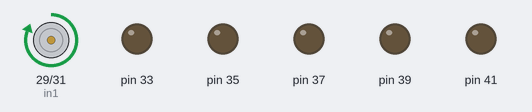
Bench run of a sketch on a simulated Arduino Mega 2560, built with avr-gcc and run on an emulated ATmega2560. Shown: motor-driver pin pairs drawn as motors (green arrow = first pin HIGH = forward, orange = second pin HIGH = backward, longer = more drive, scaled by the enable pin), output pins drawn as LEDs (lit = HIGH).

Above: at 6.41 s.
Timing chart, 0 to 16.7 s (numbered marks = the images above):
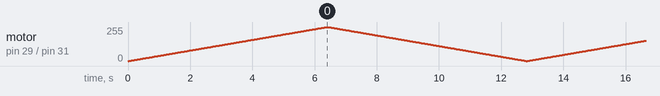

The sketch:

pwr_test.ino
```cpp
int in1 = 29;
int in2 = 31;
int en = 12;
void setup() {
  for(int i=29; i < 43; i+=2){
    pinMode(i, OUTPUT);
  }
  Serial.begin(9600);
}
void loop() {
  for(int i = 0; i < 256; i++){
    run_motor(0, i);
    delay(25);
  }
  for(int i = 256; i > 0; i--){
    run_motor(0, i);
    delay(25);
  }
}

void run_motor(int n, int sp){
  bool dir = sp < 0;
  digitalWrite(in1 + n * 4 + 2 * (n > 1), !dir and sp != 0);
  digitalWrite(in2 + n * 4 - 2 * (n > 1), dir and sp != 0);
  analogWrite(en - n, abs(sp));
}
```
